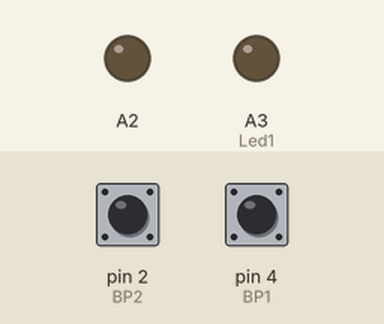
This sketch was run on a simulated Arduino Uno, built with avr-gcc and run on an emulated ATmega328P. Parts: output pins drawn as LEDs (lit = HIGH). The inputs (shaded band) are chosen by the test bench; at power-on: pin 2 (BP2) HIGH, pin 4 (BP1) HIGH.

Above: at 1.2 s.
1.3 s: pin 2 (BP2) pulled LOW for 0.15 s
At 1.37 s:
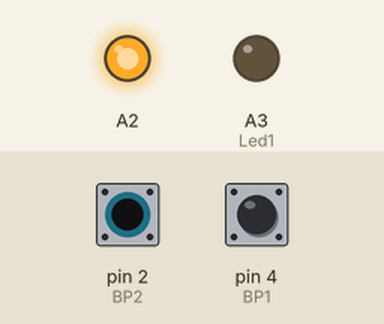
2.9 s: pin 4 (BP1) pulled LOW for 0.15 s
At 2.97 s:
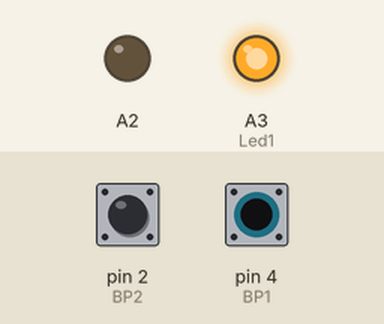
4.5 s: pin 4 (BP1) pulled LOW for 3.2 s
At 8.9 s:
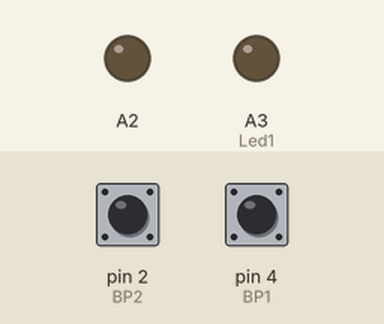
9.2 s: pin 2 (BP2) pulled LOW for 3.2 s
At 10.1 s:
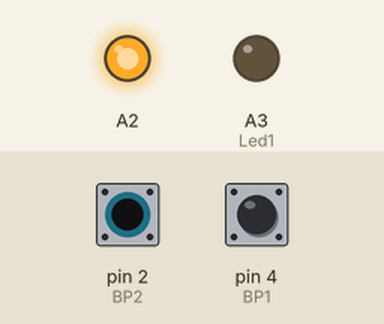
13.9 s: pin 2 (BP2) driven LOW and pin 4 (BP1) driven LOW
At 14.9 s:
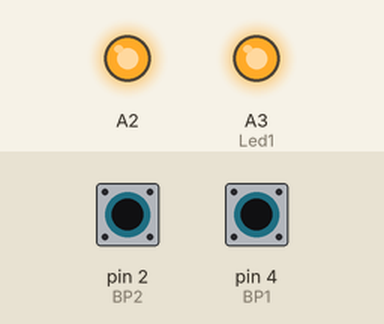
Timing chart, 0 to 16.4 s (numbered marks = the images above; inputs shaded):
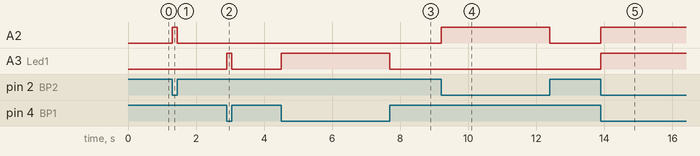

Measured:
- after the input at 1.3 s, A2: LOW → HIGH at once, → LOW 0.15 s later
- after the input at 2.9 s, A3 (Led1): LOW → HIGH at once, → LOW 0.15 s later
- after the input at 4.5 s, A3 (Led1): LOW → HIGH at once, → LOW 3.2 s later
- after the input at 9.2 s, A2: LOW → HIGH at once, → LOW 3.2 s later
- after the input at 13.9 s, A2, A3 (Led1): LOW → HIGH at once

The sketch:

ex2_5_bit.ino
```cpp
#define Led1 A3
#define BP1 4
#define BP2 2
#define Led2 A2

void setup() {
pinMode(Led1,OUTPUT);
bitWrite(DDRC,2,1);

pinMode(BP1,INPUT_PULLUP);
pinMode(BP2,INPUT_PULLUP);

}

void loop() {
if (digitalRead(BP1))
  {
    digitalWrite(Led1,LOW);
  }
  else
  {
    digitalWrite(Led1,HIGH);
  }

if (digitalRead(BP2))
  {
    bitWrite(PORTC,2,0);
  }
  else
  {
    bitWrite(PORTC,2,1);
  }
}
```
